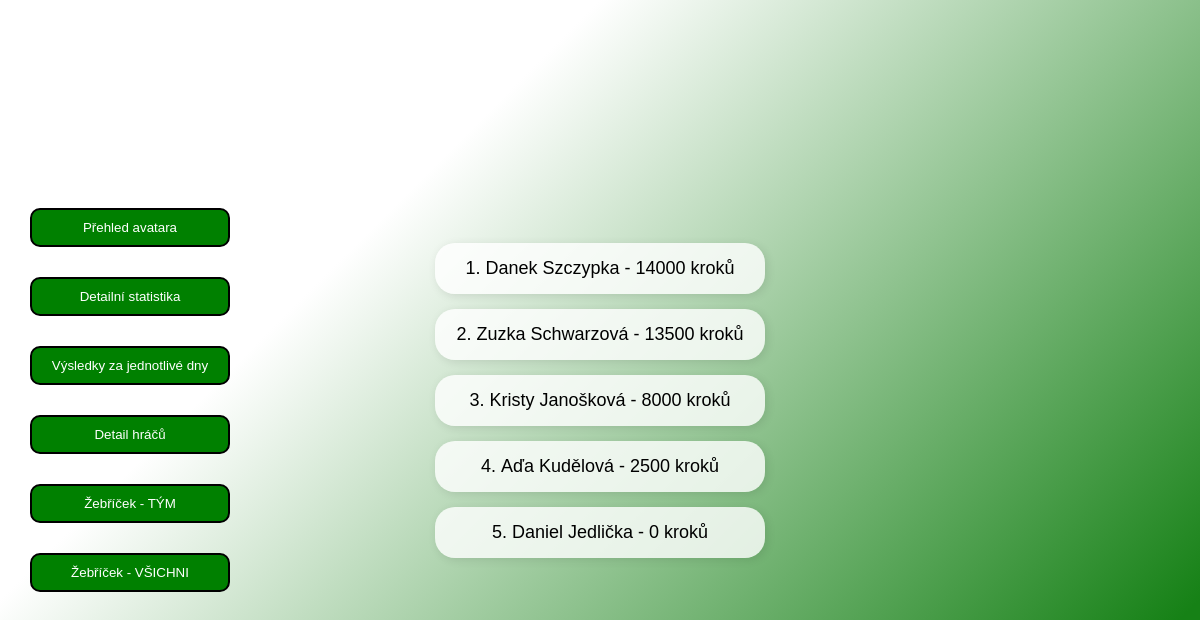
/karelapp/karel_leaderboard, run on an earlier commit of the app's database.
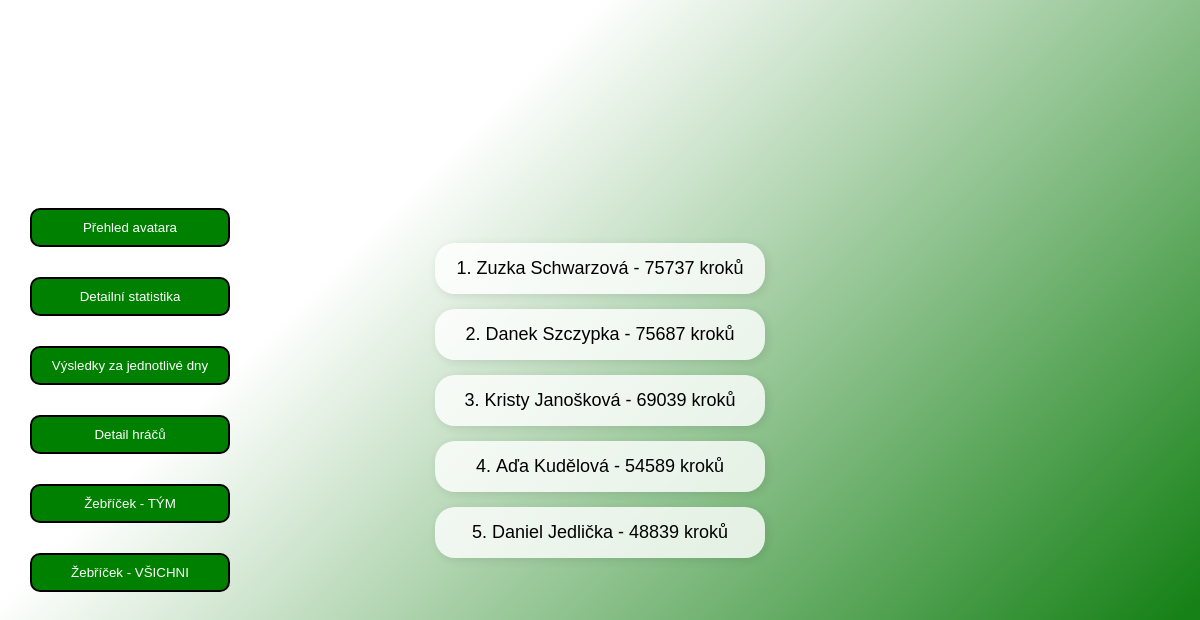
And on a later commit of the database.
### infopage/models.py (models this page shows, shortened)
class vysledky_hracu(models.Model):
    jmeno = models.CharField(max_length=20)
    prijmeni = models.CharField(max_length=40, blank=True)
    tym = models.CharField(max_length=10, null=True)
    koeficient = models.FloatField(null=True, blank=True, default=1)
    kroky_BONUS = models.IntegerField(default=0, blank=True, validators=[MinValueValidator(0), MaxValueValidator(50000)])
    kroky1 = models.IntegerField(default=0, blank=True, validators=[MinValueValidator(0), MaxValueValidator(50000)])
    kroky2 = models.IntegerField(default=0, blank=True, validators=[MinValueValidator(0), MaxValueValidator(50000)])
    kroky3 = models.IntegerField(default=0, blank=True, validators=[MinValueValidator(0), MaxValueValidator(50000)])
    kroky4 = models.IntegerField(default=0, blank=True, validators=[MinValueValidator(0), MaxValueValidator(50000)])
    kroky5 = models.IntegerField(default=0, blank=True, validators=[MinValueValidator(0), MaxValueValidator(50000)])
    kroky6 = models.IntegerField(default=0, blank=True, validators=[MinValueValidator(0), MaxValueValidator(50000)])
    kroky7 = models.IntegerField(default=0, blank=True, validators=[MinValueValidator(0), MaxValueValidator(50000)])
    kroky8 = models.IntegerField(default=0, blank=True, validators=[MinValueValidator(0), MaxValueValidator(50000)])
    kroky9 = models.IntegerField(default=0, blank=True, validators=[MinValueValidator(0), MaxValueValidator(50000)])
    kroky10 = models.IntegerField(default=0, blank=True, validators=[MinValueValidator(0), MaxValueValidator(50000)])
    kroky11 = models.IntegerField(default=0, blank=True, validators=[MinValueValidator(0), MaxValueValidator(50000)])
    kroky12 = models.IntegerField(default=0, blank=True, validators=[MinValueValidator(0), MaxValueValidator(50000)])
    max_kroku_mesicne = models.IntegerField(default=0, blank=True, validators=[MinValueValidator(0), MaxValueValidator(50000)])
    celkem_kroku = models.IntegerField(default=0, blank=True, validators=[MinValueValidator(0), MaxValueValidator(1000000)])
    class Meta:
        verbose_name = "Výsledky hráčů"
        verbose_name_plural = "Výsledky hráčů"

### karelapp/views.py (the view)
# urls.py: path('karel_leaderboard', views.leaderboard, name='karel_leaderboard'),
def leaderboard(request):
    hraci_leaderboard = vysledky_hracu.objects.filter(tym="karel")
    return render(request, 'karelapp/karel_leaderboard.html', {
        'vsichni_hraci_karel': hraci_leaderboard,
    })

### karelapp/templates/karelapp/karel_leaderboard.html (shortened to what this page needs)
{% extends "base_leaderboard.html" %}
{% load static %}
{% block content %}
<ol>
{% for hrac in vsichni_hraci_karel|dictsortreversed:"celkem_kroku" %}
    <li>
        {{hrac.jmeno}} {{hrac.prijmeni}} - {{hrac.celkem_kroku}} kroků
    </li>
{% endfor %}
</ol>
<div class="menu" id="nav-menu">
    <ul>
        <li><button><a href="{% url 'karel_main_page' %}">Přehled avatara</a></button></li>
        <li><button><a href="{% url 'karel_detail_statistika' %} ">Detailní statistika</a></button></li>
        <li><button><a href="{% url 'karel_jednotlive_dny' %} ">Výsledky za jednotlivé dny</a></button></li>
        <li><button><a href="{% url 'karel_full_tym' %} ">Detail hráčů</a></button></li>
        <li><button><a href="{% url 'karel_leaderboard' %} ">Žebříček - TÝM</a></button></li>
        <li><button><a href="{% url 'all_leaderboard' %}">Žebříček - VŠICHNI</a></button></li>
    </ul>
</div>
{% endblock content %}

What changed in the data, as far as the page shows it:
changed vysledky_hracu "Zuzka": celkem_kroku "13500" → "75737"; moves up the list
changed vysledky_hracu "Danek": celkem_kroku "14000" → "75687"
changed vysledky_hracu "Kristy": celkem_kroku "8000" → "69039"
changed vysledky_hracu "Aďa": celkem_kroku "2500" → "54589"
changed vysledky_hracu "Daniel": celkem_kroku "0" → "48839"
